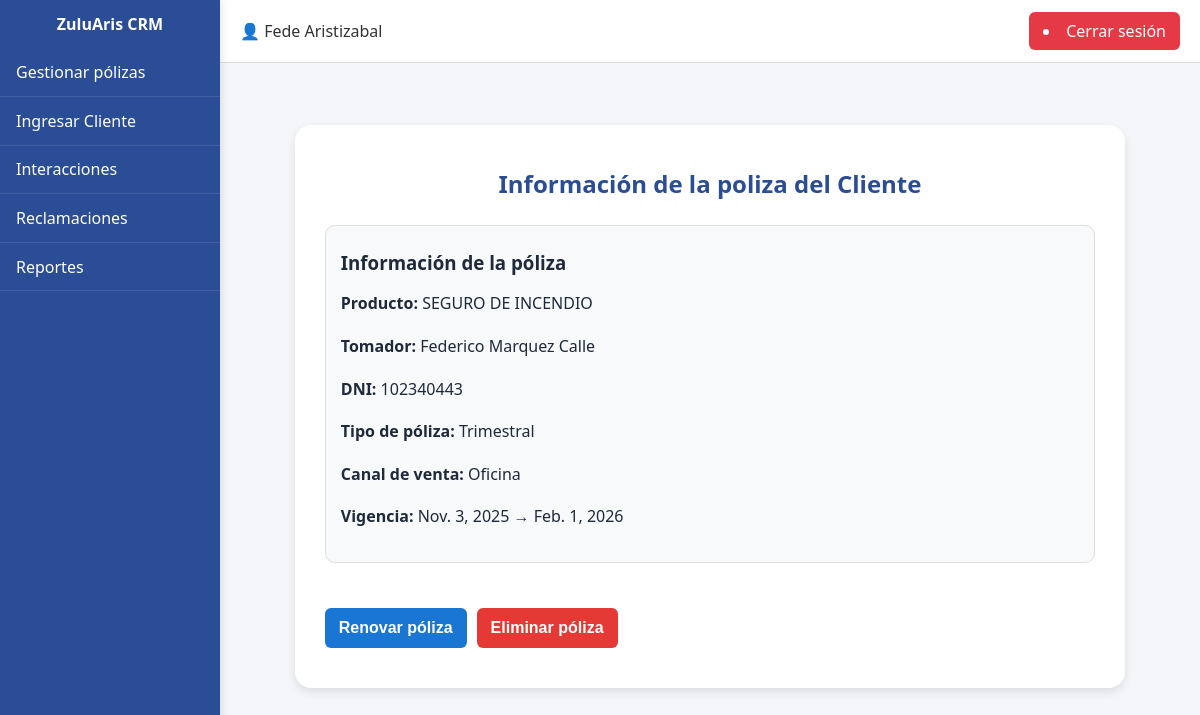
/poliza/19/ (signed in), run on the app's committed database.
### CRM/models.py (models this page shows)
class Polizas(models.Model):
    id = models.AutoField(primary_key=True)
    id_producto = models.ForeignKey(Productos, on_delete=models.CASCADE)
    id_canal_venta = models.ForeignKey(Canal_venta, on_delete=models.CASCADE)
    id_tipo_poliza = models.ForeignKey(Tipo_Poliza, on_delete=models.CASCADE)
    id_forma_pago = models.ForeignKey(Formas_pago, on_delete=models.CASCADE)
    dni_cliente = models.ForeignKey(Clientes, on_delete=models.CASCADE)
    fecha_inicio = models.DateField()
    fecha_fin = models.DateField()
    class Meta:
        db_table = "polizas"

class Productos(models.Model):
    id = models.AutoField(primary_key=True)
    descripcion = models.CharField(max_length=50, unique=True)
    id_ramo = models.ForeignKey(Ramos, on_delete=models.CASCADE)
    class Meta:
        db_table = "productos"

class Clientes(models.Model):
    dni = models.CharField(max_length=50, primary_key=True)
    id_tipo_dni = models.ForeignKey(Tipo_DNI, on_delete=models.CASCADE)
    nombre = models.CharField(max_length=200)
    direccion = models.CharField(max_length=200, blank=True, null=True)
    id_ciudad = models.ForeignKey(Ciudades, on_delete=models.CASCADE)
    telefono = models.CharField(max_length=50, blank=True, null=True)
    celular = models.CharField(max_length=50)
    correo = models.EmailField(blank=True, null=True)
    asesor = models.ForeignKey("Usuarios", on_delete=models.SET_NULL, null=True, blank=True, related_name="clientes")
    class Meta:
        db_table = "clientes"

class Tipo_Poliza(models.Model):
    id = models.AutoField(primary_key=True)
    descripcion = models.CharField(max_length=50, unique=True)
    valor = models.IntegerField(unique=True)
    class Meta:
        db_table = "tipo_poliza"

class Canal_venta(models.Model):
    id = models.AutoField(primary_key=True)
    descripcion = models.CharField(max_length=50, unique=True)
    class Meta:
        db_table = "canal_venta"

### CRM/views.py (the view)
# urls.py: path('poliza/<int:poliza_id>/', CRM.views.detalle_poliza, name='detalle_poliza'),
def detalle_poliza(request, poliza_id):
    if not request.user.is_authenticated:
        messages.error(request, "Debes iniciar sesión.")
        return redirect("/login")
    try:
        asesor = Usuarios.objects.get(user=request.user)
    except Usuarios.DoesNotExist:
        messages.error(request, "Tu perfil no está asociado correctamente.")
        return redirect("/")
    poliza = get_object_or_404(
        Polizas,
        id=poliza_id,
        dni_cliente__asesor__empresa=asesor.empresa
    )
    cliente = poliza.dni_cliente
    context = {
        "cliente": cliente,
        "poliza": poliza
    }
    return render(request, "poliza_detalle.html", context)

### CRM/templates/poliza_detalle.html (shortened to what this page needs)
{% extends 'layout_panel.html' %}
{% load static %}
{% block content %}
<section class="detalle-cliente-container">
    <div class="detalle-cliente-card">
        <h2 class="titulo-seccion">Información de la poliza del Cliente</h2>
        {% if poliza %}
        <div class="poliza-card">
            <h3>Información de la póliza</h3>
            <p><strong>Producto:</strong> {{ poliza.id_producto.descripcion }}</p>
            <p><strong>Tomador:</strong> {{ cliente.nombre }}</p>
            <p><strong>DNI:</strong> {{ cliente.dni }}</p>
            <p><strong>Tipo de póliza:</strong> {{ poliza.id_tipo_poliza.descripcion }}</p>
            <p><strong>Canal de venta:</strong> {{ poliza.id_canal_venta.descripcion }}</p>
            <p><strong>Vigencia:</strong> {{ poliza.fecha_inicio }} → {{ poliza.fecha_fin }}</p>
        </div>
        {% endif %}
        <div class="acciones-polizas">
            <form method="POST" action="{% url 'renovar_poliza' poliza.id %}" style="display:inline;">
                <button type="submit" class="btn-guardar">Renovar póliza</button>
            </form>
            <form method="POST" action="{% url 'eliminar_poliza' poliza.id %}"
                onsubmit="return confirm('¿Estás seguro de eliminar esta póliza?')"
                style="display:inline;">
                <button type="submit" class="btn-eliminar">Eliminar póliza</button>
            </form>
        </div>
    </div>
</section>
{% endblock %}

### CRM/templates/layout_panel.html (shortened to what this page needs)
{% load static %}
<!DOCTYPE html>
<html lang="es">
<head>
    {% load static %}
    <link rel="stylesheet" href="{% static 'styles/globalstyles.css' %}">
</head>
<body>
    <div class="container">
        <aside class="sidebar">
            <div class="logo">ZuluAris CRM</div>
            <nav>
                <ul>
                    <li><a href="/gestionar/">Gestionar pólizas</a></li>
                    <li><a href="/client_form/">Ingresar Cliente</a></li>
                    <li><a href="/interacciones/">Interacciones</a></li>
                    <li><a href="/reclamaciones/">Reclamaciones</a></li>
                    <li><a href="/reportes/">Reportes</a></li>
                </ul>
            </nav>
        </aside>
        <main class="main-content">
            <header class="navbar">
                <div class="navbar-left">
                    <span class="user">👤 {{ request.user.first_name }} {{ request.user.last_name }}</span>
                </div>
                <div class="navbar-right">
                    <li class="btn-logout">
                        <a href="/logout/">Cerrar sesión</a>
                    </li>
                </div>
            </header>
            <section class="content">
                {% block content %}
                {% endblock %}
            </section>
        </main>
    </div>
</body>
</html>

### CRM/static/styles/globalstyles.css (style rules this page uses)
body { margin: 0; font-family: 'Ubuntu', sans-serif; background-color: #f9fafb; color: #1e293b; }
a { text-decoration: none; color: inherit; }
h1, h2, h3, h4 { margin: 0.5em 0; }
h2 { color: #2a4d96 }
p { margin-bottom: 17px; line-height: 1.6; font-size: 16px; text-align: justify; }
body { margin: 0; font-family: 'Segoe UI', sans-serif; background-color: #f4f6fa; }
.container { display: flex; height: 100vh; }
.sidebar { width: 220px; background-color: #2a4d96; color: #fff; display: flex; flex-direction: column; }
.logo { font-weight: bold; text-align: center; padding: 6%; }
.sidebar nav ul { list-style: none; padding: 0; margin: 0; }
.sidebar nav ul li { border-bottom: 1px solid rgba(255, 255, 255, 0.1); }
.sidebar nav ul li a { display: block; color: #fff; padding: 0.8rem 1rem; text-decoration: none; transition: background 0.3s; }
.main-content { flex: 1; display: flex; flex-direction: column; }
.navbar { background-color: #fff; border-bottom: 1px solid #ddd; padding: 0.8rem 1.5rem; display: flex; justify-content: flex-end; align-items: center; }
.user { font-weight: 500; }
.content { padding: 2rem; }
.sidebar { background-color: #2a4d96; color: #fff; width: 220px; height: 100vh; display: flex; flex-direction: column; box-shadow: 2px 0 8px rgba(0, 0, 0, 0.1); position: fixed; top: 0; left: 0; z-index: 100; }
.main-content { margin-left: 220px; display: flex; flex-direction: column; min-height: 100vh; }
.user { font-weight: 600; color: #2a4d96; }
.titulo-seccion { color: #244a8d; text-align: center; font-weight: 600; margin-bottom: 2rem; }
form { display: flex; flex-direction: column; gap: 15px; margin-top: 15px; }
.navbar { display: flex; justify-content: space-between; align-items: center; background-color: #ffffff; padding: 12px 20px; border-bottom: 1px solid #ddd; }
.btn-logout { background-color: #e63946; color: #fff; border: none; padding: 8px 14px; border-radius: 6px; cursor: pointer; font-weight: 500; transition: background-color 0.3s ease; }
.user { font-weight: 500; color: #333; }
.detalle-cliente-container { display: flex; justify-content: center; padding: 30px; }
.detalle-cliente-card { background: #fff; padding: 30px; border-radius: 16px; box-shadow: 0 4px 10px rgba(0, 0, 0, 0.1); width: 90%; max-width: 900px; }
.poliza-card { background-color: #f8f9fa; border: 1px solid #ddd; border-radius: 10px; padding: 15px; margin-top: 25px; }
.titulo-seccion { font-size: 24px; color: #2a4d96; font-weight: bold; margin-bottom: 10px; }
.btn-guardar { background-color: #1976d2; color: #fff; border: none; padding: 8px 14px; border-radius: 6px; cursor: pointer; font-weight: 500; transition: background-color 0.3s ease; font-weight: bold; font-size: 16px; height: 100%; }
.btn-eliminar { background-color: #e53935; color: #fff; border: none; padding: 8px 14px; border-radius: 6px; cursor: pointer; font-weight: 500; transition: background-color 0.3s ease; font-weight: bold; font-size: 16px; height: 100%; }
.acciones-polizas { display: flex; gap: 10px; margin-bottom: 10px; margin-top: 30px; }
.btn-guardar { display: inline-block; background: #1976d2; color: #fff; padding: 6px 14px; border-radius: 6px; text-decoration: none; margin-bottom: 10px; }

### data on the page
Polizas: id_producto.descripcion "SEGURO DE INCENDIO", id_tipo_poliza.descripcion "Trimestral", id_canal_venta.descripcion "Oficina", fecha_inicio "Nov. 3, 2025", fecha_fin "Feb. 1, 2026"
Clientes: nombre "Federico Marquez Calle", dni "102340443"

### other printed values
{{ request.user.first_name }} "Fede"
{{ request.user.last_name }} "Aristizabal"
